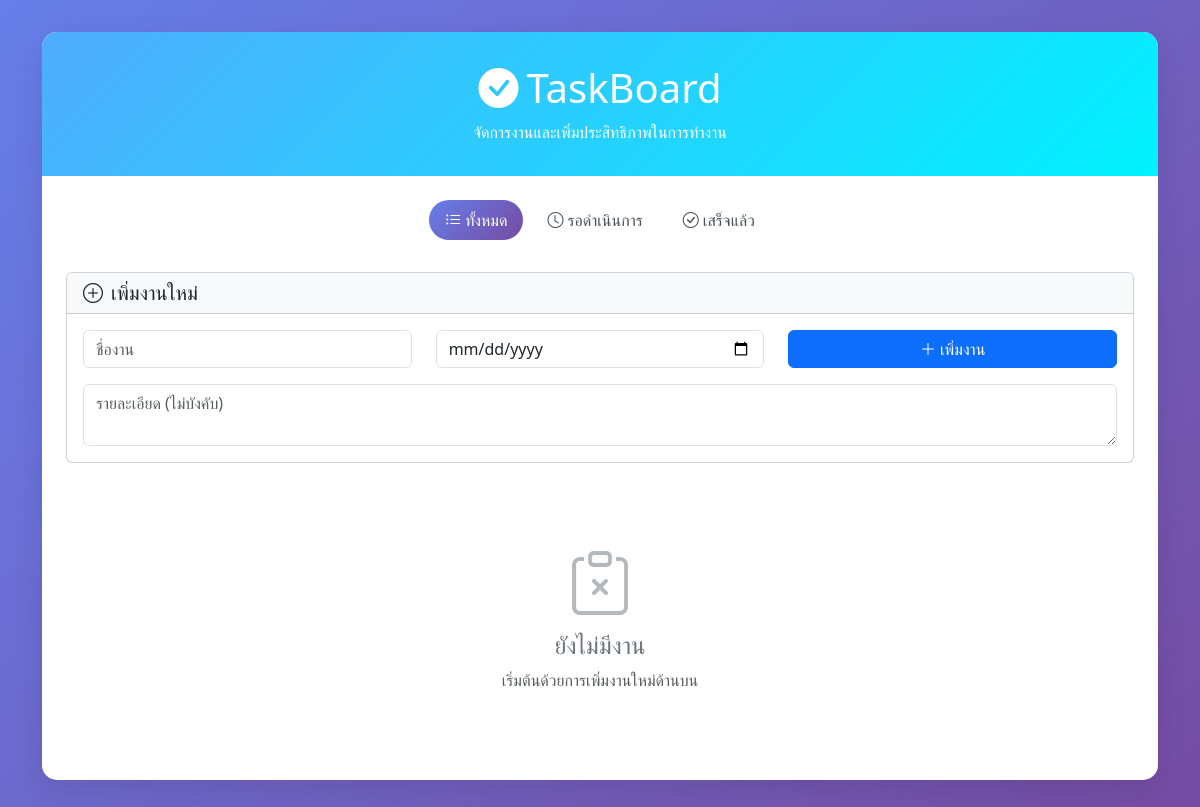
Before: / with the older database file.
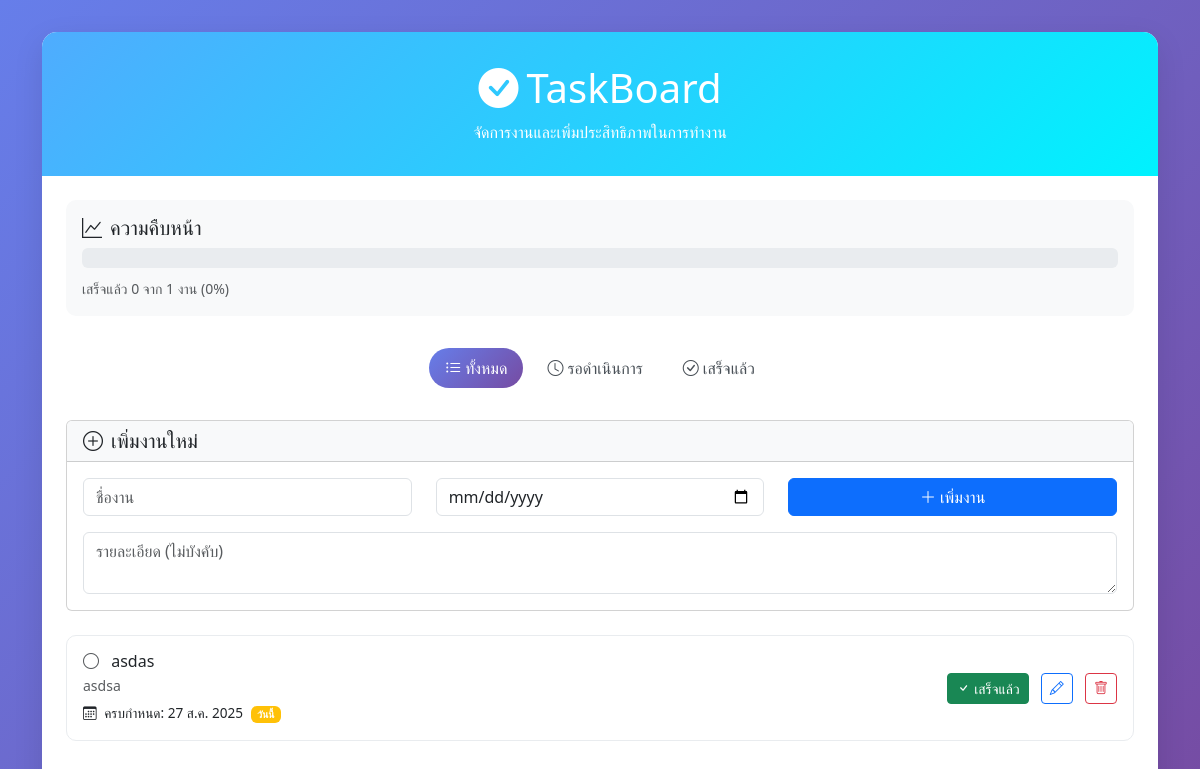
After: the same page with the newer database file.
### tasks/models.py (models this page shows, shortened)
class Task(models.Model):
    owner = models.ForeignKey(get_user_model(), on_delete=models.CASCADE)
    title = models.CharField(max_length=200)
    detail = models.TextField(blank=True)
    due_date = models.DateField(null=True, blank=True)
    done = models.BooleanField(default=False)

### tasks/views.py (the view)
# urls.py: path("", dashboard, name="dashboard"),
def dashboard(request):
    qs = Task.objects.all().order_by('-id')
    if request.user.is_authenticated:
        qs = qs.filter(owner=request.user)
    total_count = qs.count()
    completed_count = qs.filter(done=True).count()
    progress_percentage = round((completed_count / total_count * 100) if total_count > 0 else 0)
    context = {
        'tasks': qs,
        'total_count': total_count,
        'completed_count': completed_count,
        'progress_percentage': progress_percentage,
    }
    return render(request, "tasks/dashboard.html", context)

### tasks/templates/tasks/dashboard.html (shortened to what the changed rows need)
<!DOCTYPE html>
<html lang="th">
  <head>
    <link
      href="https://cdn.jsdelivr.net/npm/bootstrap@5.3.0/dist/css/bootstrap.min.css"
      rel="stylesheet"
    />
    <link
      href="https://cdn.jsdelivr.net/npm/bootstrap-icons@1.10.0/font/bootstrap-icons.css"
      rel="stylesheet"
    />
  </head>
  <body>
    <div class="container">
      <div class="main-container">
        <div class="header">
          <h1><i class="bi bi-check-circle-fill me-2"></i>TaskBoard</h1>
        </div>
        <div class="p-4">
          {% if tasks %}
          <div class="progress-container">
            <h5><i class="bi bi-graph-up me-2"></i>ความคืบหน้า</h5>
            <div class="progress mb-2" style="height: 20px">
            </div>
            <small class="text-muted">
              เสร็จแล้ว {{ completed_count }} จาก {{ total_count }} งาน ({{ progress_percentage }}%)
            </small>
          </div>
          {% endif %}
          {% if tasks %}
          <div class="row">
            {% for t in tasks %}
            <div class="col-12 mb-3">
              <div class="task-item {% if t.done %}completed{% endif %} p-3">
                <div class="row align-items-center">
                  <div class="col-md-6">
                    <h6 class="task-title mb-1">
                      {% if t.done %}
                      <i class="bi bi-check-circle-fill text-success me-2"></i>
                      {% else %}
                      <i class="bi bi-circle text-muted me-2"></i>
                      {% endif %} {{ t.title }}
                    </h6>
                    {% if t.detail %}
                    <p class="text-muted small mb-1">{{ t.detail }}</p>
                    {% endif %}
                    <small class="due-date">
                      <i class="bi bi-calendar3 me-1"></i>
                      {% if t.due_date %}
                        ครบกำหนด: {{ t.due_date|date:"d M Y" }}
                        {% now "Y-m-d" as today %}
                        {% if t.due_date|date:"Y-m-d" < today %}
                          <span class="badge bg-danger ms-1">เกินกำหนดแล้ว</span>
                        {% elif t.due_date|date:"Y-m-d" == today %}
                          <span class="badge bg-warning ms-1">วันนี้</span>
                        {% endif %}
                      {% else %}
                        ไม่กำหนดเวลา
                      {% endif %}
                    </small>
                  </div>
                  <div class="col-md-6 text-end">
                    {% if not t.done %}
                    <form
                      method="post"
                      action="{% url 'mark_done' t.id %}"
                      class="d-inline"
                    >
                      <button type="submit" class="btn btn-success btn-sm me-2">
                        <i class="bi bi-check"></i> เสร็จแล้ว
                      </button>
                    </form>
                    {% endif %}
                    <button
                      class="btn btn-outline-primary btn-sm me-2"
                      data-bs-toggle="modal"
                      data-bs-target="#editModal{{ t.id }}"
                    >
                      <i class="bi bi-pencil"></i>
                    </button>
                    <form
                      method="post"
                      action="{% url 'delete_task' t.id %}"
                      class="d-inline"
                      onsubmit="return confirm('คุณแน่ใจหรือไม่ว่าต้องการลบงานนี้?')"
                    >
                      <button
                        type="submit"
                        class="btn btn-outline-danger btn-sm"
                      >
                        <i class="bi bi-trash"></i>
                      </button>
                    </form>
                  </div>
                </div>
              </div>
            </div>
            {% endfor %}
          </div>
          {% else %}
          <div class="empty-state">
            <i class="bi bi-clipboard-x"></i>
            <h4>ยังไม่มีงาน</h4>
            <p class="text-muted">เริ่มต้นด้วยการเพิ่มงานใหม่ด้านบน</p>
          </div>
          {% endif %}
        </div>
      </div>
    </div>
  </body>
</html>

Changed rows visible on the page:
added Task: done False (drawn), title "asdas", detail "asdsa", due_date "27 ส.ค. 2025", shows "วันนี้"
Other visible differences:
{{ completed_count }}: (not shown) → "0"
{{ total_count }}: (not shown) → "1"
{{ progress_percentage }}: (not shown) → "0"
text no longer shown: "ยังไม่มีงาน เริ่มต้นด้วยการเพิ่มงานใหม่ด้านบน"
text now shown: "ความคืบหน้า เสร็จแล้ว จาก งาน ( %)"
